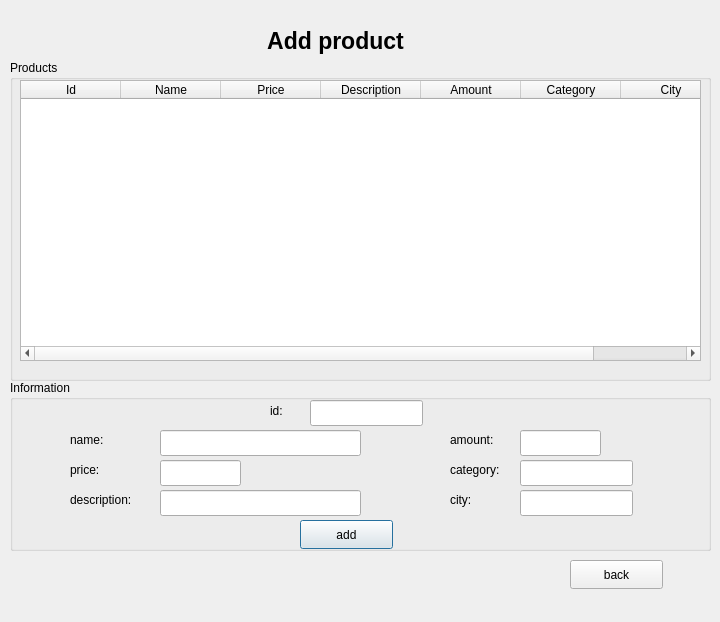
<?xml version="1.0" encoding="UTF-8"?>
<ui version="4.0">
 <class>AddProduct</class>
 <widget class="QDialog" name="AddProduct">
  <property name="geometry">
   <rect>
    <x>0</x>
    <y>0</y>
    <width>720</width>
    <height>622</height>
   </rect>
  </property>
  <property name="windowTitle">
   <string>Dialog</string>
  </property>
  <widget class="QGroupBox" name="groupBox">
   <property name="geometry">
    <rect>
     <x>10</x>
     <y>380</y>
     <width>701</width>
     <height>171</height>
    </rect>
   </property>
   <property name="title">
    <string>Information</string>
   </property>
   <widget class="QPushButton" name="add_btn">
    <property name="geometry">
     <rect>
      <x>290</x>
      <y>140</y>
      <width>93</width>
      <height>29</height>
     </rect>
    </property>
    <property name="text">
     <string>add</string>
    </property>
   </widget>
   <widget class="QLabel" name="label_2">
    <property name="geometry">
     <rect>
      <x>260</x>
      <y>20</y>
      <width>41</width>
      <height>21</height>
     </rect>
    </property>
    <property name="text">
     <string>id:</string>
    </property>
   </widget>
   <widget class="QLabel" name="label_3">
    <property name="geometry">
     <rect>
      <x>60</x>
      <y>50</y>
      <width>63</width>
      <height>20</height>
     </rect>
    </property>
    <property name="text">
     <string>name:</string>
    </property>
   </widget>
   <widget class="QLabel" name="label_4">
    <property name="geometry">
     <rect>
      <x>60</x>
      <y>80</y>
      <width>63</width>
      <height>20</height>
     </rect>
    </property>
    <property name="text">
     <string>price:</string>
    </property>
   </widget>
   <widget class="QLabel" name="label_5">
    <property name="geometry">
     <rect>
      <x>60</x>
      <y>110</y>
      <width>91</width>
      <height>20</height>
     </rect>
    </property>
    <property name="text">
     <string>description:</string>
    </property>
   </widget>
   <widget class="QLabel" name="label_6">
    <property name="geometry">
     <rect>
      <x>440</x>
      <y>80</y>
      <width>63</width>
      <height>20</height>
     </rect>
    </property>
    <property name="text">
     <string>category:</string>
    </property>
   </widget>
   <widget class="QLabel" name="label_7">
    <property name="geometry">
     <rect>
      <x>440</x>
      <y>50</y>
      <width>63</width>
      <height>20</height>
     </rect>
    </property>
    <property name="text">
     <string>amount:</string>
    </property>
   </widget>
   <widget class="QLabel" name="label_8">
    <property name="geometry">
     <rect>
      <x>440</x>
      <y>110</y>
      <width>63</width>
      <height>20</height>
     </rect>
    </property>
    <property name="text">
     <string>city:</string>
    </property>
   </widget>
   <widget class="QLineEdit" name="id_le">
    <property name="geometry">
     <rect>
      <x>300</x>
      <y>20</y>
      <width>113</width>
      <height>26</height>
     </rect>
    </property>
   </widget>
   <widget class="QLineEdit" name="name_le">
    <property name="geometry">
     <rect>
      <x>150</x>
      <y>50</y>
      <width>201</width>
      <height>26</height>
     </rect>
    </property>
   </widget>
   <widget class="QLineEdit" name="price_le">
    <property name="geometry">
     <rect>
      <x>150</x>
      <y>80</y>
      <width>81</width>
      <height>26</height>
     </rect>
    </property>
   </widget>
   <widget class="QLineEdit" name="des_le">
    <property name="geometry">
     <rect>
      <x>150</x>
      <y>110</y>
      <width>201</width>
      <height>26</height>
     </rect>
    </property>
   </widget>
   <widget class="QLineEdit" name="amount_le">
    <property name="geometry">
     <rect>
      <x>510</x>
      <y>50</y>
      <width>81</width>
      <height>26</height>
     </rect>
    </property>
   </widget>
   <widget class="QLineEdit" name="cat_le">
    <property name="geometry">
     <rect>
      <x>510</x>
      <y>80</y>
      <width>113</width>
      <height>26</height>
     </rect>
    </property>
   </widget>
   <widget class="QLineEdit" name="city_le">
    <property name="geometry">
     <rect>
      <x>510</x>
      <y>110</y>
      <width>113</width>
      <height>26</height>
     </rect>
    </property>
   </widget>
  </widget>
  <widget class="QLabel" name="label">
   <property name="geometry">
    <rect>
     <x>240</x>
     <y>20</y>
     <width>191</width>
     <height>41</height>
    </rect>
   </property>
   <property name="font">
    <font>
     <pointsize>17</pointsize>
     <bold>true</bold>
    </font>
   </property>
   <property name="text">
    <string>Add product</string>
   </property>
   <property name="alignment">
    <set>Qt::AlignCenter</set>
   </property>
  </widget>
  <widget class="QPushButton" name="back_btn">
   <property name="geometry">
    <rect>
     <x>570</x>
     <y>560</y>
     <width>93</width>
     <height>29</height>
    </rect>
   </property>
   <property name="text">
    <string>back</string>
   </property>
  </widget>
  <widget class="QGroupBox" name="groupBox_2">
   <property name="geometry">
    <rect>
     <x>10</x>
     <y>60</y>
     <width>701</width>
     <height>321</height>
    </rect>
   </property>
   <property name="title">
    <string>Products</string>
   </property>
   <widget class="QTableWidget" name="products_table">
    <property name="geometry">
     <rect>
      <x>10</x>
      <y>20</y>
      <width>681</width>
      <height>281</height>
     </rect>
    </property>
    <column>
     <property name="text">
      <string>Id</string>
     </property>
    </column>
    <column>
     <property name="text">
      <string>Name</string>
     </property>
    </column>
    <column>
     <property name="text">
      <string>Price</string>
     </property>
    </column>
    <column>
     <property name="text">
      <string>Description</string>
     </property>
    </column>
    <column>
     <property name="text">
      <string>Amount</string>
     </property>
    </column>
    <column>
     <property name="text">
      <string>Category</string>
     </property>
    </column>
    <column>
     <property name="text">
      <string>City</string>
     </property>
    </column>
   </widget>
  </widget>
 </widget>
 <resources/>
 <connections/>
</ui>
